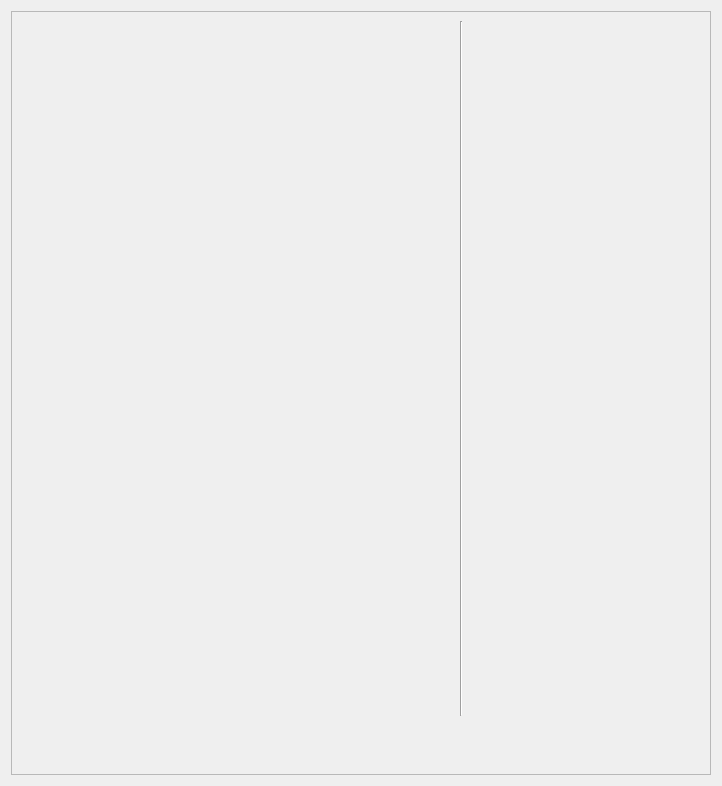
<?xml version="1.0" encoding="UTF-8"?>
<ui version="4.0">
 <class>Form</class>
 <widget class="QWidget" name="Form">
  <property name="geometry">
   <rect>
    <x>0</x>
    <y>0</y>
    <width>722</width>
    <height>786</height>
   </rect>
  </property>
  <property name="maximumSize">
   <size>
    <width>850</width>
    <height>1000</height>
   </size>
  </property>
  <property name="windowTitle">
   <string>Form</string>
  </property>
  <layout class="QGridLayout" name="gridLayout_2">
   <item row="0" column="1" rowspan="2">
    <widget class="QFrame" name="frame">
     <property name="frameShape">
      <enum>QFrame::StyledPanel</enum>
     </property>
     <property name="frameShadow">
      <enum>QFrame::Raised</enum>
     </property>
     <widget class="QWidget" name="layoutWidget">
      <property name="geometry">
       <rect>
        <x>20</x>
        <y>10</y>
        <width>861</width>
        <height>695</height>
       </rect>
      </property>
      <layout class="QHBoxLayout" name="horizontalLayout">
       <item>
        <layout class="QGridLayout" name="gridLayout_3">
         <property name="sizeConstraint">
          <enum>QLayout::SetFixedSize</enum>
         </property>
         <property name="spacing">
          <number>7</number>
         </property>
        </layout>
       </item>
       <item>
        <widget class="Line" name="line">
         <property name="orientation">
          <enum>Qt::Vertical</enum>
         </property>
        </widget>
       </item>
      </layout>
     </widget>
    </widget>
   </item>
  </layout>
 </widget>
 <resources/>
 <connections/>
</ui>
